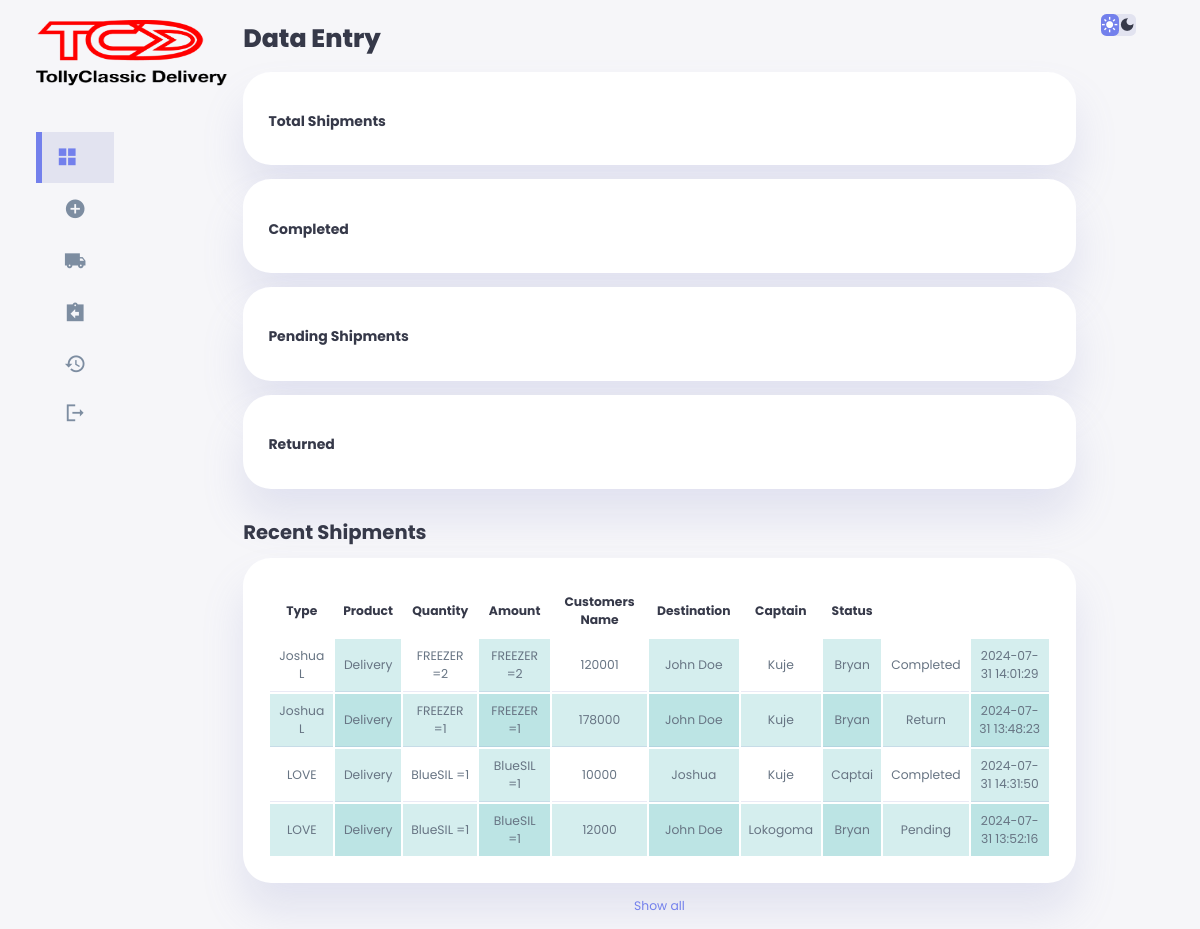
The app's page /titesi/index.php, older data.
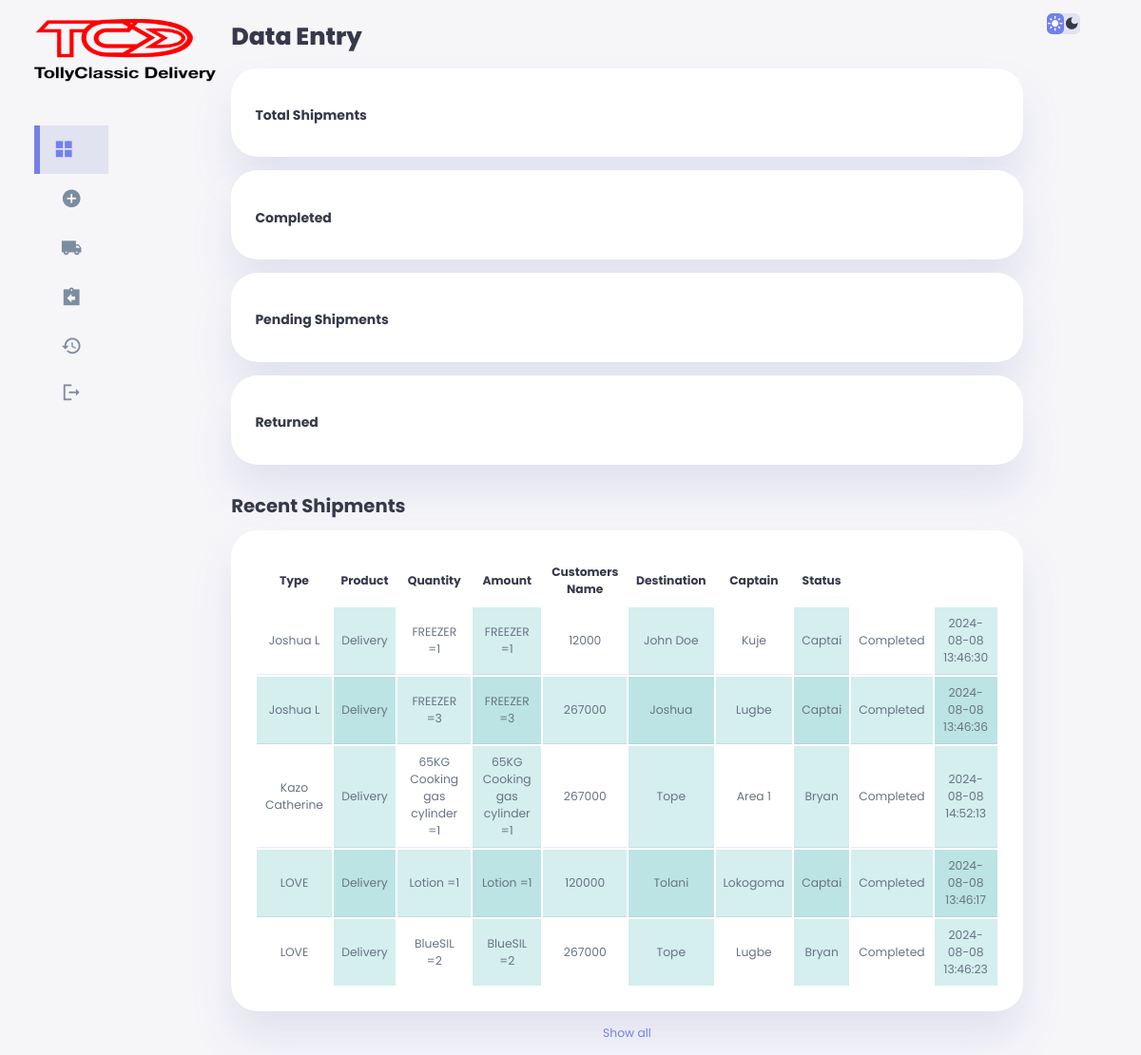
The same page, newer data.
### tables this page shows
CREATE TABLE `gbigbe` (
  `id` int(11) NOT NULL,
  `partner` varchar(100) NOT NULL,
  `shipmentType` varchar(100) NOT NULL,
  `product` varchar(255) NOT NULL,
  `availableUnit` varchar(100) NOT NULL,
  `quantity` varchar(100) NOT NULL,
  `unitPrice` varchar(100) NOT NULL,
  `amount` int(100) NOT NULL,
  `customersName` varchar(100) NOT NULL,
  `SOD` varchar(100) NOT NULL,
  `destination` varchar(100) NOT NULL,
  `customerContact` varchar(100) NOT NULL,
  `captain` varchar(100) NOT NULL,
  `status` varchar(100) NOT NULL,
  `paymentMethod` varchar(100) NOT NULL,
  `date` timestamp NOT NULL DEFAULT current_timestamp() ON UPDATE current_timestamp(),
  `partnerRemitance` varchar(255) NOT NULL DEFAULT 'rara',
  `accCaptain` varchar(100) NOT NULL,
  `accPartner` varchar(100) NOT NULL,
  `partnerReward` varchar(100) NOT NULL,
  `deliveryFee` varchar(100) NOT NULL,
  `riderReward` varchar(100) NOT NULL,
  `profitReward` varchar(100) NOT NULL,
  `partnerPayStatus` varchar(100) NOT NULL,
  `captainPayStatus` varchar(100) NOT NULL,
  `returnReason` varchar(255) NOT NULL,
  `remitanceKind` varchar(100) NOT NULL DEFAULT 'NORMs',
  `payID` varchar(100) NOT NULL,
  `payID1` varchar(255) NOT NULL,
  `payID2` varchar(255) NOT NULL,
  `payID3` varchar(255) NOT NULL,
  `payID4` varchar(100) NOT NULL
);

### titesi/index.php (the view, shortened to what the changed rows need)
<!DOCTYPE html>
<html lang="en">
<head>
    <link rel="stylesheet" href="css/styl.css">
</head>
<body>
    <div class="container">
        <main>
            <h1>Data Entry</h1>
            <div class="recent-sales">
                <h2>Recent Shipments</h2>
                <table style="width: 100%;">
                    <thead>
                        <tr>
                            <th>Type</th>
                            <th>Product</th>
                            <th>Quantity</th>
                            <th>Amount</th>
                            <th>Customers Name</th>
                            <th>Destination</th>
                            <th>Captain</th>
                            <th>Status</th>
                        </tr>
                    </thead>
                    <tbody id="table-body">
                        <?php
                        require '../config.php';
                        $query = mysqli_query($conn, "SELECT partner, shipmentType, product, quantity, unitPrice, amount, customersName, destination, customerContact, captain, status, paymentMethod, date  FROM gbigbe WHERE shipmentType = 'Delivery' ORDER BY partner ASC LIMIT 10");
                        while ($row = mysqli_fetch_array($query)) {
                            $partner = $row['partner'];
                            $shipmentType = $row['shipmentType'];
                            $product = $row['product'];
                            $quantity = $row['quantity'];
                            $amount = $row['amount'];
                            $customersName = $row['customersName'];
                            $destination = $row['destination'];
                            $captain = $row['captain'];
                            $status = $row['status'];
                            $date = $row['date'];
                            ?>
                        <tr>
                            <td><?php echo $partner; ?></td>
                            <td><?php echo $shipmentType; ?></td>
                            <td><?php echo $product; ?></td>
                            <td><?php echo $quantity; ?></td>
                            <td><?php echo $amount; ?></td>
                            <td><?php echo $customersName; ?></td>
                            <td><?php echo $destination; ?></td>
                            <td><?php echo $captain; ?></td>
                            <td><?php echo $status; ?></td>
                            <td><?php echo $date; ?></td>
                        </tr>
                        <?php } ?>
                    </tbody>
                </table>
        </main>
    </div>
</body>
</html>

Row changes from the older to the newer data that the page shows:
removed gbigbe: partner "Joshua L", shipmentType "Delivery", product "FREEZER =1", quantity "FREEZER =1", amount "178000", customersName "John Doe", destination "Kuje", captain "Bryan", status "Return", date "2024-07-31 13:48:23"
removed gbigbe: partner "LOVE", shipmentType "Delivery", product "BlueSIL =1", quantity "BlueSIL =1", amount "10000", customersName "Joshua", destination "Kuje", captain "Captai", status "Completed", date "2024-07-31 14:31:50"
removed gbigbe: partner "LOVE", shipmentType "Delivery", product "BlueSIL =1", quantity "BlueSIL =1", amount "12000", customersName "John Doe", destination "Lokogoma", captain "Bryan", status "Pending", date "2024-07-31 13:52:16"
changed gbigbe "John Doe": product "FREEZER =2" → "FREEZER =1"; quantity "FREEZER =2" → "FREEZER =1"; amount "120001" → "12000"; captain "Bryan" → "Captai"; date "2024-07-31 14:01:29" → "2024-08-08 13:46:30"
added gbigbe: partner "Joshua L", shipmentType "Delivery", product "FREEZER =3", quantity "FREEZER =3", amount "267000", customersName "Joshua", destination "Lugbe", captain "Captai", status "Completed", date "2024-08-08 13:46:36"
now on this page (row edited): gbigbe: partner "Kazo Catherine", shipmentType "Delivery", product "65KG Cooking gas cylinder =1", quantity "65KG Cooking gas cylinder =1", amount "267000", customersName "Tope", destination "Area 1", captain "Bryan", status "Completed", date "2024-08-08 14:52:13"
now on this page (row edited): gbigbe: partner "LOVE", shipmentType "Delivery", product "Lotion =1", quantity "Lotion =1", amount "120000", customersName "Tolani", destination "Lokogoma", captain "Captai", status "Completed", date "2024-08-08 13:46:17"
now on this page (row edited): gbigbe: partner "LOVE", shipmentType "Delivery", product "BlueSIL =2", quantity "BlueSIL =2", amount "267000", customersName "Tope", destination "Lugbe", captain "Bryan", status "Completed", date "2024-08-08 13:46:23"
